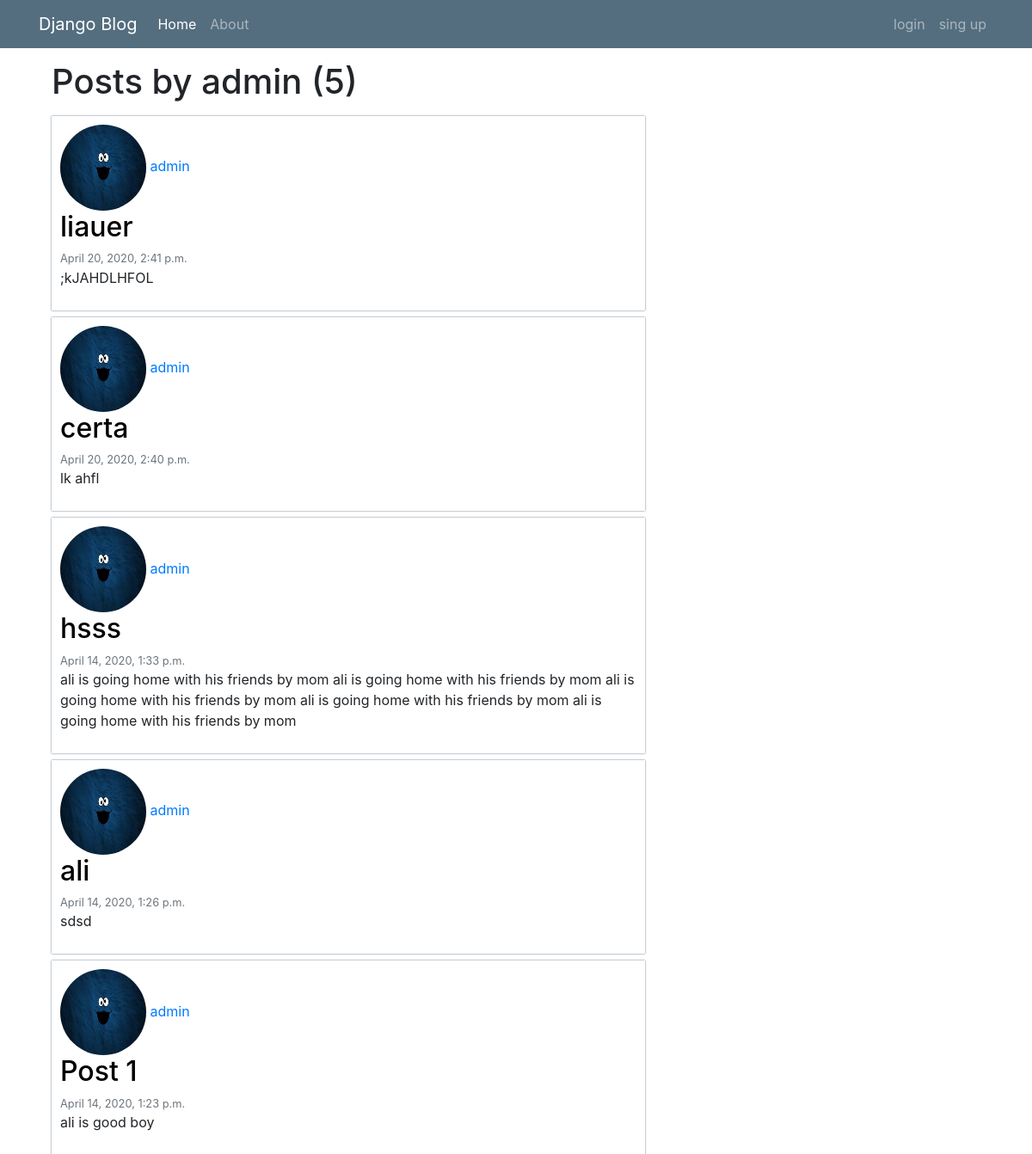
Screenshot of /user/admin/ with the database file from the repository.
### blog/models.py (models this page shows, shortened)
class Post(models.Model):
    title = models.CharField(max_length=100)
    content = models.TextField()
    date_posted = models.DateTimeField(default=timezone.now)
    auhtor = models.ForeignKey(User,on_delete=models.CASCADE)

### users/models.py (models this page shows, shortened)
class Profile(models.Model):
    user = models.OneToOneField(User,on_delete=models.CASCADE)
    image = models.ImageField(default='default.jpg',upload_to='profile_pics')

### blog/views.py (the view)
# urls.py: path('user/<str:username>/', UserPostListView.as_view() , name='user-posts'),
class UserPostListView(ListView):
    model = Post
    template_name = 'blog/user_posts.html'
    context_object_name = 'posts'
    ordering = ['-date_posted']
    paginate_by = 5
    def get_queryset(self):
        user = get_object_or_404(User,username=self.kwargs.get('username'))
        return Post.objects.filter(auhtor=user).order_by('-date_posted')

### blog/templates/blog/user_posts.html (shortened to what this page needs)
{% extends "blog/base.html"%}
{% block content %}
    <h1 class="mb-3">Posts by {{view.kwargs.username}} ({{page_obj.paginator.count}})</h1>
    {% for post in posts %}
    <article class="article">
        <img class="rounded-circle article-img" style="width: 100px;height: 100px;" src="{{ post.auhtor.profile.image.url }}" alt="">
        <a class="mr-2" href="{% url 'user-posts' post.auhtor.username%}">{{ post.auhtor }}</a>
        <h2><a style="text-decoration: none; color: #000;" href="{% url 'post-detail' post.id %}">{{ post.title }}</a></h2>
        <small class="text-muted">{{ post.date_posted }}</small>
        <p class="article-content">{{ post.content }}</p>
      </article>
    {% endfor %}
{% endblock content %}

### blog/templates/blog/base.html (shortened to what this page needs)
{% load static %}
<html lang="en">
<head>
    <link rel="stylesheet" href="https://maxcdn.bootstrapcdn.com/bootstrap/4.0.0/css/bootstrap.min.css">
    <link rel="stylesheet" type="text/css" href="{% static 'blog/style.css'%}">
</head>
<body>
    <header class="site-header">
        <nav class="navbar navbar-expand-lg navbar-dark my-nav">
            <div class="container">
            <a class="navbar-brand" href="{% url 'blog-home'%}">Django Blog</a>
            <div class="collapse navbar-collapse" id="navbarTogglerDemo02">
              <ul class="navbar-nav mr-auto mt-2 mt-lg-0">
                <li class="nav-item active">
                  <a class="nav-link" href="{% url 'blog-home'%}">Home <span class="sr-only">(current)</span></a>
                </li>
                <li class="nav-item">
                  <a class="nav-link" href="{% url 'blog-about'%}">About</a>
                </li>
              </ul>
              <ul class="navbar-nav">
                  {% if user.is_authenticated %}
                    <a class="nav-item nav-link" href="{% url 'logout'%}">logout</a>
                    <a class="nav-item nav-link" href="{% url 'post-create'%}">New Post</a>
                    <a class="nav-item nav-link" href="{% url 'profile'%}">profile</a>
                  {%else%}
                  <a class="nav-item nav-link" href="{% url 'login'%}">login</a>
                  <a class="nav-item nav-link" href="{% url 'blog-register'%}">sing up</a>
                  {%endif%}
              </ul>
            </div>
        </div>
          </nav>
      </header>
    <div class="container">
        <div class="row col-12">
            <div class="col-8">
              {% block content %}{% endblock content%}</div>
            <div class="col-4"></div>
        </div>
    </div>
</body>
</html>

### blog/static/blog/style.css (style rules this page uses)
.my-nav { background-color: #546E7F; }
.site-header { margin-bottom: 15px; }
.article { padding: 10px; margin-bottom: 8px; box-shadow:0px 0px 2px 0px #546E7F; }

### rows the page displays
Post: auhtor.profile.image (picture), auhtor "admin", title "liauer", date_posted "April 20, 2020, 2:41 p.m.", content ";kJAHDLHFOL"
Post: auhtor.profile.image (picture), auhtor "admin", title "certa", date_posted "April 20, 2020, 2:40 p.m.", content "lk ahfl"
Post: auhtor.profile.image (picture), auhtor "admin", title "hsss", date_posted "April 14, 2020, 1:33 p.m.", content "ali is going home with his friends by mom ali is going home with his friends by mom ali is going home with his friends by mom ali is going home with his friends by mom ali is going home with his friends by mom"
Post: auhtor.profile.image (picture), auhtor "admin", title "ali", date_posted "April 14, 2020, 1:26 p.m.", content "sdsd"
Post: auhtor.profile.image (picture), auhtor "admin", title "Post 1", date_posted "April 14, 2020, 1:23 p.m.", content "ali is good boy"

### other values shown
{{ view.kwargs.username }} "admin"
{{ page_obj.paginator.count }} "5"
